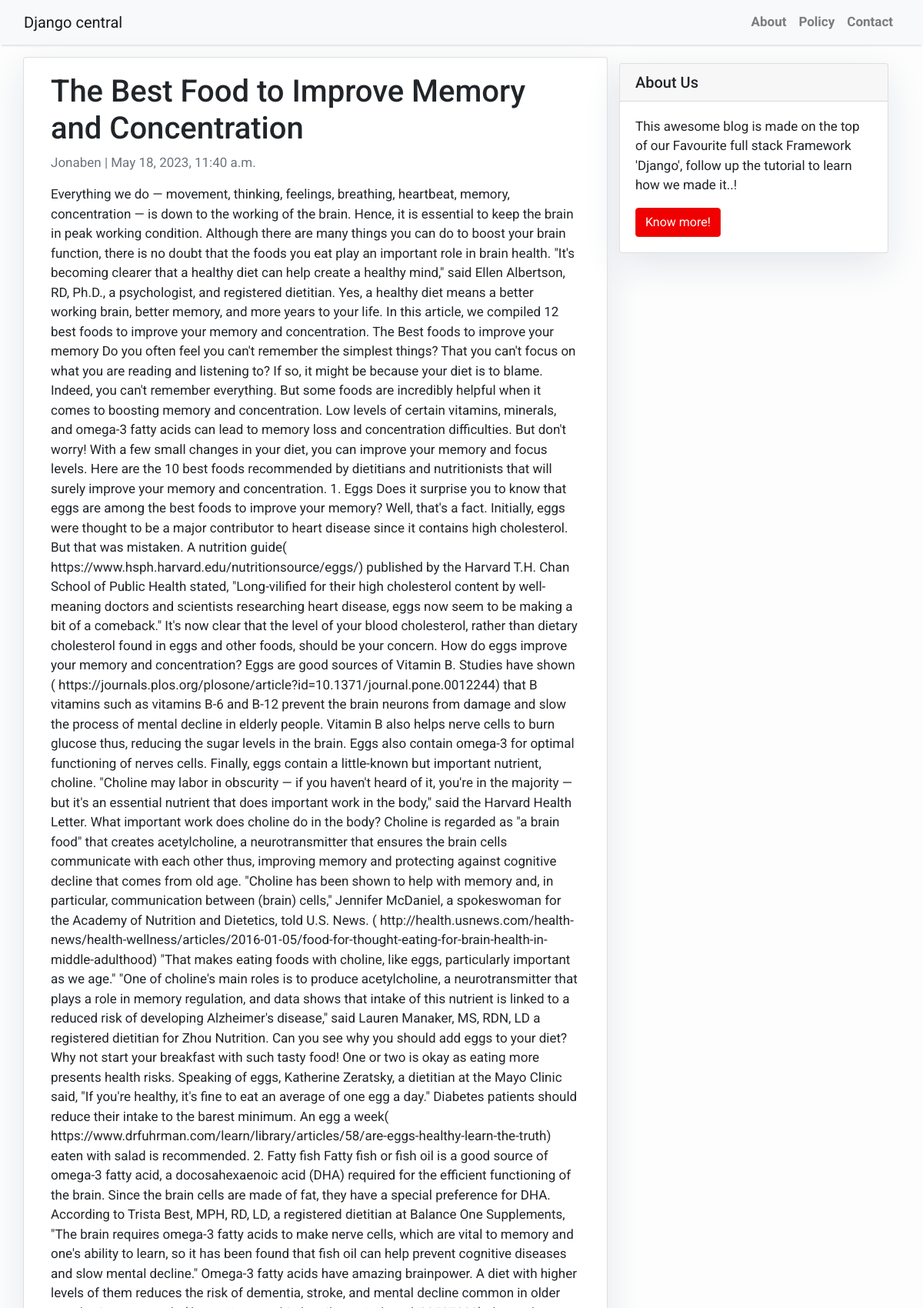
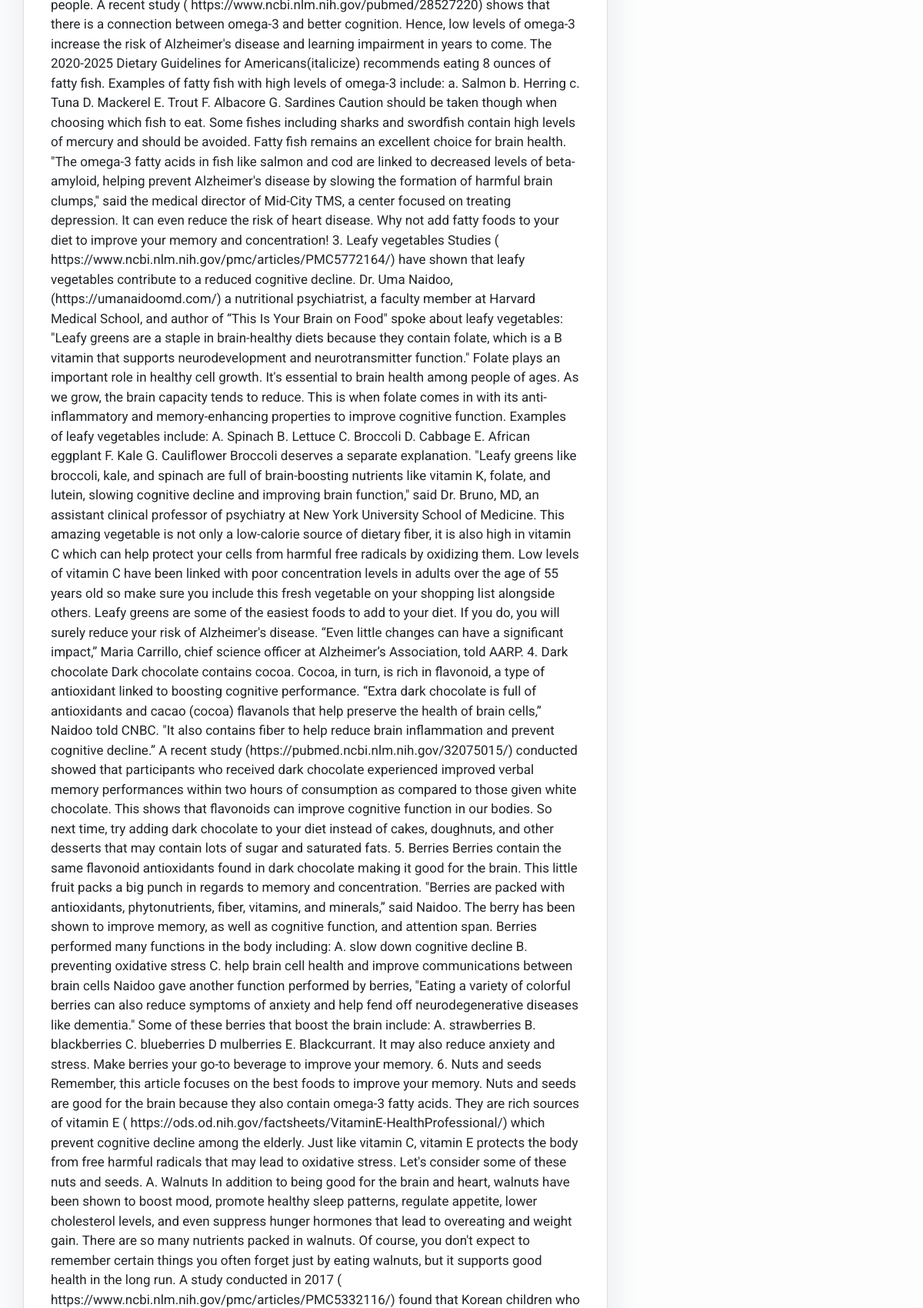
Page /the-best-food-to-improve-memory-and-concentration/ (upper part) on the committed database (2 pictures, top to bottom).
### blog/models.py (models this page shows, shortened)
class Post(models.Model):
    author = models.ForeignKey(User, on_delete=models.CASCADE, related_name='blog_posts')
    title = models.CharField(max_length=255, unique=True)
    body = models.TextField()
    slug = models.SlugField(max_length=255, unique=True)
    created_on = models.DateTimeField(auto_now_add=True)
    last_modified = models.DateTimeField(auto_now=True)
    categories = models.ManyToManyField('Category', related_name='posts')
    status = models.IntegerField(choices=STATUS, default=0)
    class Meta:
        ordering = ['-created_on']

### blog/views.py (the view)
# urls.py: path('<slug:slug>/', PostDetail.as_view(), name='post_detail'),
class PostDetail(DetailView):
    model = Post
    template_name = 'post_detail.html'

### templates/post_detail.html
{% extends 'base.html' %} {% block content %}
<div class="container">
  <div class="row">
    <div class="col-md-8 card mb-4  mt-3 left  top">
      <div class="card-body">
        <h1>{% block title %} {{ object.title }} {% endblock title %}</h1>
        <p class=" text-muted">{{ post.author }} | {{ post.created_on }}</p>
        <p class="card-text ">{{ object.body | safe }}</p>
      </div>
    </div>
    {% block sidebar %} {% include 'sidebar.html' %} {% endblock sidebar %}
  </div>
</div>
{% endblock content %}

### templates/base.html (style rules this page uses)
body { font-family: "Roboto", sans-serif; font-size: 17px; background-color: #fdfdfd; }

### templates/sidebar.html (style rules this page uses)
.card { box-shadow: 0 16px 48px #E3E7EB; }

### rows in the picture
Post: title "The Best Food to Improve Memory and Concentration", author "Jonaben", created_on "May 18, 2023, 11:40 a.m."
